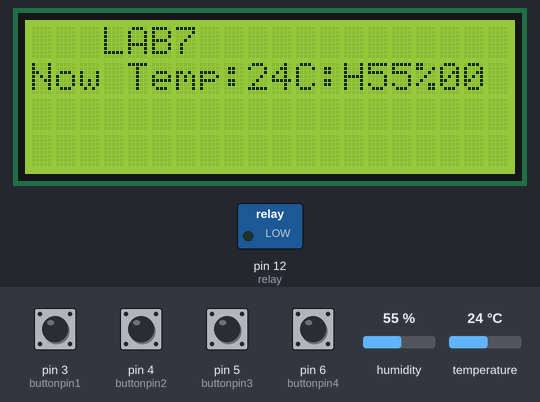
A sketch run on a simulated Arduino Uno, built with avr-gcc and run on an emulated ATmega328P. Parts: 20×4 character LCD, switched loads named in the sketch (green lamp = pin HIGH). Inputs (shaded band) come from the test bench; at power-on: pin 3 (buttonpin1), pin 4 (buttonpin2), pin 5 (buttonpin3), pin 6 (buttonpin4) LOW, temperature 24 °C, humidity 55 %. What the sketch prints to the serial monitor is not drawn.

Above: at 1.2 s.
1.3 s: temperature set to 39 °C
At 2.5 s:
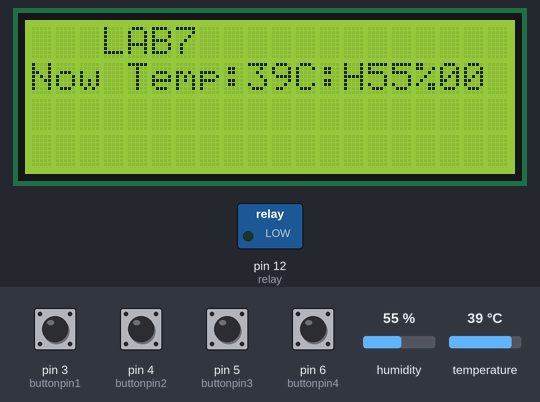
4.1 s: temperature set to 42 °C
At 5.0 s:
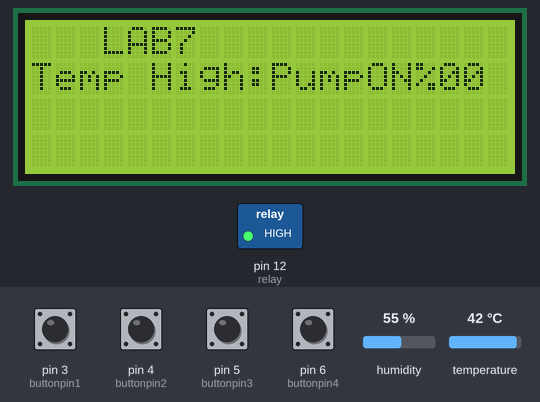
9.9 s: pin 3 (buttonpin1) pulled HIGH for 2.4 s
At 12.8 s:
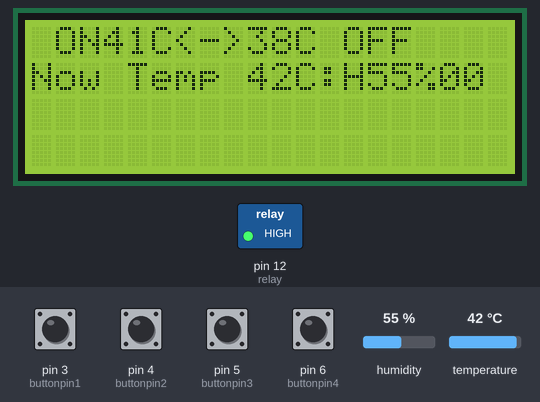
15.6 s: temperature set to 39 °C
At 18.3 s:
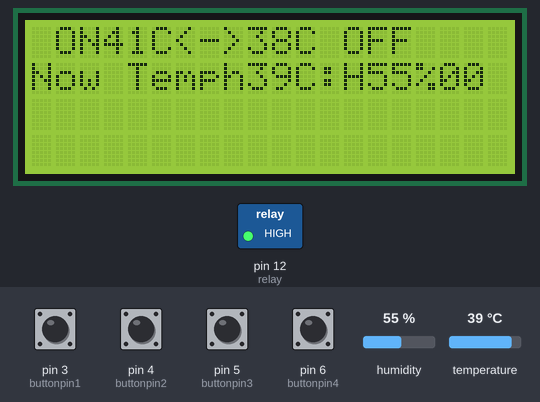
18.7 s: temperature set to 36 °C
At 20.1 s:
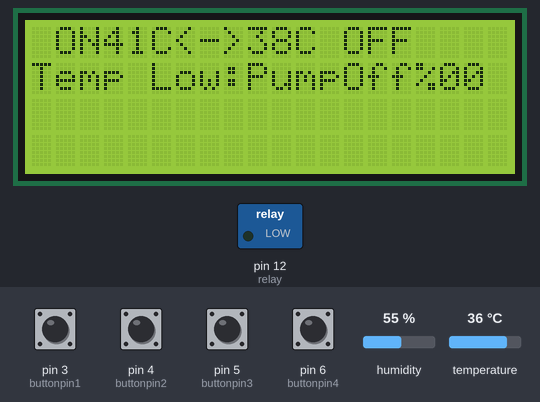
25.0 s: pin 4 (buttonpin2) pulled HIGH for 2.4 s
At 27.0 s:
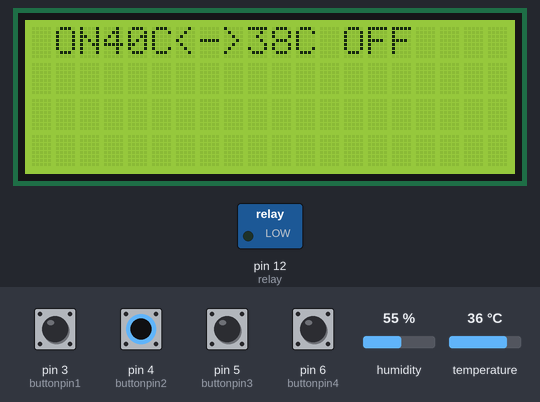
Timing chart, 0 to 28.5 s (numbered marks = the images above; inputs shaded):
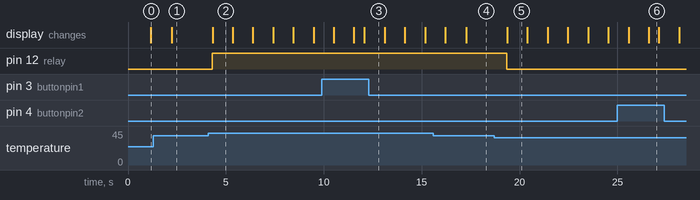

The sketch:

duio_Starter_Kit_LAB7_Control_Temperature_with_Button_Master.ino
```cpp
 /*
 * โคดแบบ 2 ระบบควบคุมรีเลย์
 * 1. Auto ควบคุมรีเลย์ได้ทั้งกำหนดค่าอุณหภูมิและความชื้น
 * 2. Manual โดยการกดสวิตช์
 * หากไม่ต้องการควบคุมแบบใด ให้ทำการใส่ // หน้าโค้ดที่ไม่ต้องการ
 */


// Arduino UNO <---> LCD i2C
// A5 = SCL
// A4 = SDA
// 5V = VCC
// G = GND

// Arduino UNO <---> Relay & Switch
// 12 = INT
// 5V = VCC , Switch Button
// G = GND

//Arduino UNO <---> DHT11
// 2 = Data
// 5V = VCC
// G = GND

// Arduino UNO <---> Switch Button
// 3 = Switch 1
// 4 = Switch 2
// 5 = Switch 3
// 6 = Switch 4
// 5V = All Switch


#include <LiquidCrystal_I2C.h>
#include <DHT.h>


#define DHTPIN 2 // ส่งค่าเซนเซอร์ไปขา 2

#define DHTTYPE DHT11 // ประกาศว่าใช้ Library ของ DHT11

//#define DHTTYPE DHT22 // ประกาศว่าใช้ Library ของ DHT22

LiquidCrystal_I2C lcd(0x3F  ,20,4);  // set the LCD address to 0x3F or 0x27 for a 16 chars and 2 line display

DHT dht(DHTPIN, DHTTYPE);

int button = A1; // ตัวแปรสถานะการกดสวิตช์ ต่อขา A1
int relay = 12;  //  ตัวแปร LED ต่อขา 12
int ledstatus;   // ตัวแปรสถานะ LED
int buttonpin1 = 3;
int buttonpin2 = 4;
int buttonpin3 = 5;
int buttonpin4 = 6;
int hightemp;
int lowtemp;


void setup()
{
  Serial.begin(9600);
  Serial.println("LAB 7");
  dht.begin();

  lcd.init();                      // initialize the lcd
  // Print a message to the LCD.
  lcd.backlight();
  lcd.setCursor(3,0);
  lcd.print("LAB7");
  lcd.setCursor(2,1);
  lcd.print("Control by Temp");
  pinMode(relay, OUTPUT);
  pinMode(buttonpin1, INPUT);
  pinMode(buttonpin2, INPUT);
  pinMode(buttonpin3, INPUT);
  pinMode(buttonpin4, INPUT);

  hightemp = 40;
  lowtemp = 38 ;
  ledstatus = 0;


}


void loop()
{

    //  โค้ดจาก LAB DHT11
    float h = dht.readHumidity(); // รับค่าอุณหภูมิบันทึกในตัวแรป h
    float t = dht.readTemperature(); // รับค่าความชื้นบันทึกในตัวแปร t

    // สามารถดูค่าเซนเซอร์ที่วัดได้้จากเมนู Tool / Serial Monitor
    if (isnan(t) || isnan(h)) {
    Serial.println("Failed to read from DHT");
      } else {
    Serial.print("Humidity: ");
    Serial.print(h);
    Serial.print(" %\t");
    Serial.print("Temperature: ");
    Serial.print(t);
    Serial.println(" *C");
            }


 // โค้ดสำหรับสั่งให้ Relay ทำงานตามอุณหภูมิที่กำหนด
  if (t > hightemp){  // ตั้งค่าอุณหภูมิที่ต้องการให้รีเลย์ต่อวงจรต้องเกินอุณหภูมิเท่าไหร่
     digitalWrite(relay, HIGH); // สั่งรีเลย์ต่อวงจรให้ LED เปิด
     ledstatus = 1;// ตัวแปรสถานะ LED บันทึกว่า led ติดอยู่
     Serial.println("High Temp");
     Serial.println(t);
// . lcd.clear();
 //  lcd.setCursor(1,0);
 //  lcd.print("Temp Over");
     lcd.setCursor(0,1);
     lcd.print("Temp High:PumpON");
     delay(1000);
    }


    if (t < lowtemp){ // ตั้งค่าอุณหภูมิที่ต้องการให้รีเลย์ตัดวงจร ต้องต่ำกว่าเท่าไหร่
     digitalWrite(relay, LOW); // สั่งรีเลย์ต่อวงจรให้ LED ปิด
     ledstatus = 0;// ตัวแปรสถานะ LED บันทึกว่า led ดับอยู่
     Serial.println("Low Temp");
     Serial.println(t);
    // lcd.clear();
    // lcd.setCursor(1,0);
   //  lcd.print("Temp Low");
     lcd.setCursor(0,1);
     lcd.print("Temp Low:PumpOff");
     delay(1000);
    }


// โค้ดจาก LAB Relay */
  int button1 = digitalRead(buttonpin1);
  int button2 = digitalRead(buttonpin2);
  int button3 = digitalRead(buttonpin3);
  int button4 = digitalRead(buttonpin4);

  Serial.println("Button1");
  Serial.println(button1);
  Serial.println("Button2");
  Serial.println(button2);
  Serial.println("Button3");
  Serial.println(button3);
  Serial.println("Button4");
  Serial.println(button4);

 // หากมีการกดสวิทช์ button
  if (button1==1){  // กดสวิทช์ button 1 จะเพิ่มค่สควบคุมอุณหภูมิฝั่งด้านสูง
     hightemp = hightemp+1;
     Serial.println("High Temp");
     Serial.println(hightemp);
     lcd.clear();
     lcd.setCursor(1,0);
     lcd.print("ON");
     lcd.setCursor(3,0);
     lcd.print(hightemp);
     lcd.setCursor(5,0);
     lcd.print("C");
     lcd.setCursor(6,0);
     lcd.print("<->");
     lcd.setCursor(9,0);
     lcd.print(lowtemp);
     lcd.setCursor(11,0);
     lcd.print("C");
     lcd.setCursor(13,0);
     lcd.print("OFF");
     delay(500);
      }
// กดสวิทช์ button 1 จะเพิ่มค่สควบคุมอุณหภูมิฝั่งด้านสูง และด้านสูงต้องมีค่ามากกว่าด้านต่ำ
      if ((button2== 1) && (hightemp > lowtemp)){
     hightemp = hightemp-1;
     Serial.println("High Temp");
     Serial.println(hightemp);
     lcd.clear();
     lcd.setCursor(1,0);
     lcd.print("ON");
     lcd.setCursor(3,0);
     lcd.print(hightemp);
     lcd.setCursor(5,0);
     lcd.print("C");
     lcd.setCursor(6,0);
     lcd.print("<->");
     lcd.setCursor(9,0);
     lcd.print(lowtemp);
     lcd.setCursor(11,0);
     lcd.print("C");
     lcd.setCursor(13,0);
     lcd.print("OFF");
     delay(500);
      }

// กดสวิทช์ button 3 จะเพิ่มค่าควบคุมอุณหภูมิฝั่งด้านต่ำ ่และด้านต่ำต้องไม่มีค่ามากกว่าด้านสูง
      if ((button3== 1) && (lowtemp < hightemp)){
     lowtemp = lowtemp+1;
     Serial.println("High Temp");
     Serial.println(hightemp);
     lcd.clear();
     lcd.setCursor(1,0);
     lcd.print("ON");
     lcd.setCursor(3,0);
     lcd.print(hightemp);
     lcd.setCursor(5,0);
     lcd.print("C");
     lcd.setCursor(6,0);
     lcd.print("<->");
     lcd.setCursor(9,0);
     lcd.print(lowtemp);
     lcd.setCursor(11,0);
     lcd.print("C");
     lcd.setCursor(13,0);
     lcd.print("OFF");
     delay(500);
      }

      if ((button4== 1)){  // กดสวิทช์ button 1 จะเพิ่มค่สควบคุมอุณหภูมิฝั่งด้านต่ำ
     lowtemp = lowtemp-1;
     Serial.println("High Temp");
     Serial.println(hightemp);
     lcd.clear();
     lcd.setCursor(1,0);
     lcd.print("ON");
     lcd.setCursor(3,0);
     lcd.print(hightemp);
     lcd.setCursor(5,0);
     lcd.print("C");
     lcd.setCursor(6,0);
     lcd.print("<->");
     lcd.setCursor(9,0);
     lcd.print(lowtemp);
     lcd.setCursor(11,0);
     lcd.print("C");
     lcd.setCursor(13,0);
     lcd.print("OFF");
     delay(500);
      }

   //  lcd.clear();
     lcd.setCursor(0,1);
     lcd.print("Now Temp");
     lcd.setCursor(9,1);
     lcd.print(t);
     lcd.setCursor(11,1);
     lcd.print("C:");
     lcd.setCursor(13,1);
     lcd.print("H");
     lcd.setCursor(14,1);
     lcd.print(h);
     lcd.setCursor(16,1);
     lcd.print("%");
     delay(1000);


}
```

Measured:
- the behaviour switches between 40 and 41 °C on temperature (found by bisection; images 1 and 2)
- the behaviour switches between 38 and 37 °C on temperature (found by bisection; images 4 and 5)
- after the input at 1.3 s, the display: changes after 0.93 s (image 1)
- after the input at 4.1 s, pin 12 (relay): LOW → HIGH after 0.20 s; the display: changes after 0.22 s (image 2)
- after the input at 9.9 s, the display: first differs from a run without the input after 1.6 s (image 3 shows a later state)
- after the input at 15.6 s, the display: first differs from a run without the input after 1.7 s (image 4)
- after the input at 18.7 s, pin 12 (relay): HIGH → LOW after 0.65 s; the display: changes after 0.67 s (image 5)
- after the input at 25.0 s, the display: first differs from a run without the input after 1.6 s (image 6)
